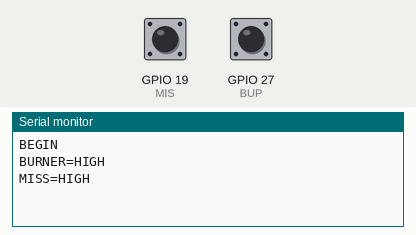
This sketch was run on a simulated ESP32. Shown: the last lines printed to the serial monitor. Inputs (shaded band) come from the test bench; at power-on: GPIO 19 (MIS) HIGH, GPIO 27 (BUP) HIGH.

Above: at 1.2 s.
1.3 s: GPIO 19 (MIS) pulled LOW for 0.15 s
At 1.43 s:
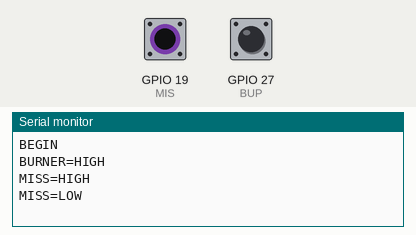
2.9 s: GPIO 27 (BUP) pulled LOW for 0.15 s
At 4.3 s:
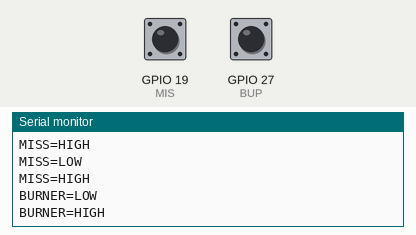

Measured:
- after the input at 1.3 s, the serial monitor: prints a new line at once (image 1)
- after the input at 2.9 s, the serial monitor: prints a new line at once (image 2)

The sketch:

testburner.ino
```cpp
#define MIS 19
#define BUP 27
int b,m,vb,vm;

void setup() {
  pinMode(MIS,INPUT_PULLUP);
  pinMode(BUP,INPUT_PULLUP);
  Serial.begin(115200);
  Serial.println("BEGIN");
}
void loop() {
  vb = digitalRead(BUP);
  vm = digitalRead(MIS);
  if (vb!=b) {
    Serial.print("BURNER=");
    if (vb==HIGH) {
      Serial.println("HIGH");
    } else {
      Serial.println("LOW");
    }
  }
  b=vb;
  if (vm!=m) {
    Serial.print("MISS=");
    if (vm==HIGH) {
      Serial.println("HIGH");
    } else {
      Serial.println("LOW");
    }
  }
  m=vm;
}
```
